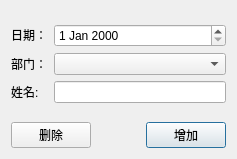
<?xml version="1.0" encoding="UTF-8"?>
<ui version="4.0">
 <class>Dialog_PersonalInfo</class>
 <widget class="QDialog" name="Dialog_PersonalInfo">
  <property name="geometry">
   <rect>
    <x>0</x>
    <y>0</y>
    <width>237</width>
    <height>159</height>
   </rect>
  </property>
  <property name="windowTitle">
   <string>Add/Delete Personal</string>
  </property>
  <layout class="QGridLayout" name="gridLayout">
   <item row="5" column="3">
    <widget class="QPushButton" name="btn_Add">
     <property name="text">
      <string>增加</string>
     </property>
    </widget>
   </item>
   <item row="5" column="0" colspan="2">
    <widget class="QPushButton" name="btn_delete">
     <property name="text">
      <string>删除</string>
     </property>
    </widget>
   </item>
   <item row="2" column="0">
    <widget class="QLabel" name="label_3">
     <property name="text">
      <string>部门：</string>
     </property>
    </widget>
   </item>
   <item row="1" column="0">
    <widget class="QLabel" name="label">
     <property name="text">
      <string>日期：</string>
     </property>
    </widget>
   </item>
   <item row="1" column="1" rowspan="3" colspan="3">
    <layout class="QVBoxLayout" name="verticalLayout_2">
     <item>
      <widget class="QDateEdit" name="edt_date"/>
     </item>
     <item>
      <widget class="QComboBox" name="combo_department"/>
     </item>
     <item>
      <widget class="QLineEdit" name="edt_name"/>
     </item>
    </layout>
   </item>
   <item row="4" column="2">
    <spacer name="verticalSpacer">
     <property name="orientation">
      <enum>Qt::Vertical</enum>
     </property>
     <property name="sizeHint" stdset="0">
      <size>
       <width>20</width>
       <height>40</height>
      </size>
     </property>
    </spacer>
   </item>
   <item row="3" column="0">
    <widget class="QLabel" name="label_2">
     <property name="text">
      <string>姓名:</string>
     </property>
    </widget>
   </item>
   <item row="5" column="2">
    <spacer name="horizontalSpacer">
     <property name="orientation">
      <enum>Qt::Horizontal</enum>
     </property>
     <property name="sizeHint" stdset="0">
      <size>
       <width>40</width>
       <height>20</height>
      </size>
     </property>
    </spacer>
   </item>
   <item row="0" column="2">
    <spacer name="verticalSpacer_2">
     <property name="orientation">
      <enum>Qt::Vertical</enum>
     </property>
     <property name="sizeHint" stdset="0">
      <size>
       <width>20</width>
       <height>40</height>
      </size>
     </property>
    </spacer>
   </item>
  </layout>
 </widget>
 <resources/>
 <connections/>
</ui>
